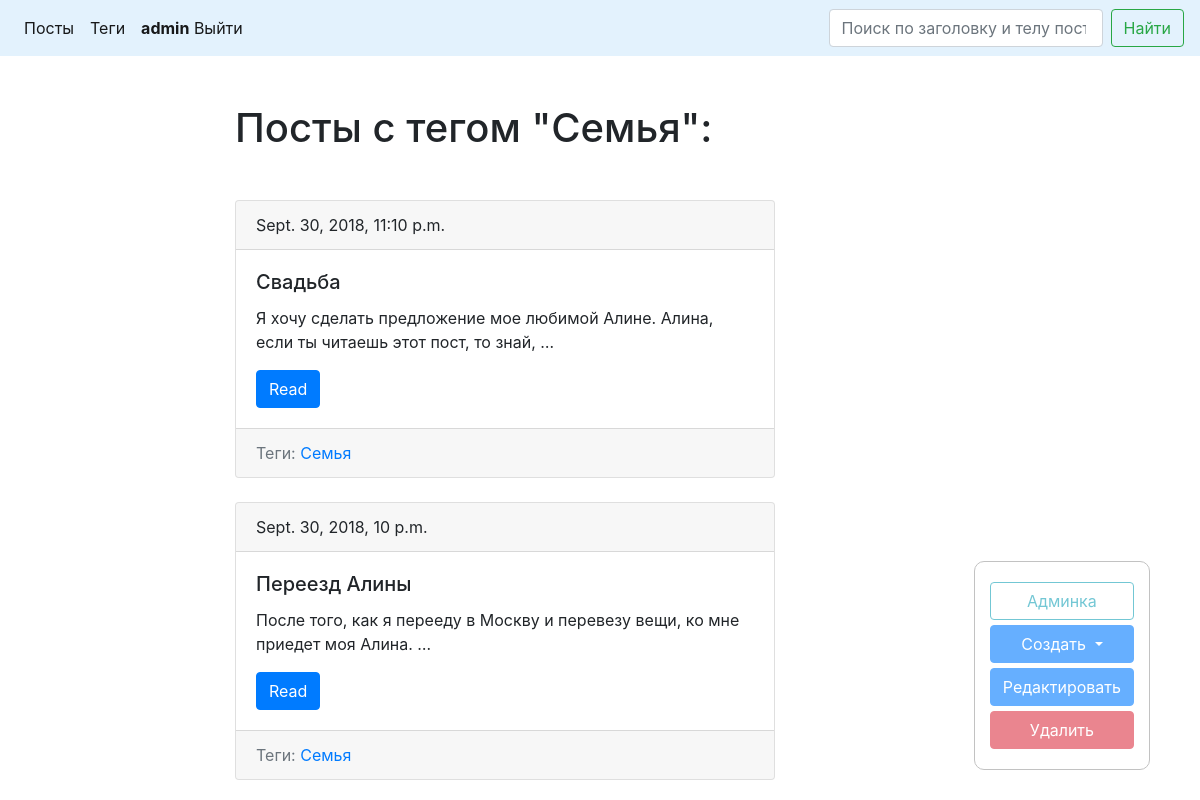
Page /tag/семья-1538295831/ (signed in) on the committed database.
### blog/models.py (models this page shows, shortened)
class Tag(models.Model):
    title = models.CharField(verbose_name='Заголовок', max_length=50)
    slug = models.SlugField(max_length=50, blank=True, unique=True)
    def get_absolute_url(self):
        return reverse('tag_detail_url', kwargs={'slug': self.slug})
    def get_delete_url(self):
        return reverse('tag_delete_url', kwargs={'slug': self.slug})
    def get_update_url(self):
        return reverse('tag_update_url', kwargs={'slug': self.slug})
    class Meta:
        ordering = ['title']

class Post(models.Model):
    title = models.CharField(verbose_name='Заголовок', max_length=150, db_index=True)
    slug = models.SlugField(max_length=150, blank=True, unique=True)
    body = models.TextField(verbose_name='Тело', blank=True, db_index=True)
    pub_date = models.DateTimeField(verbose_name='Дата публикации', auto_now_add=True)
    tags = models.ManyToManyField('Tag', blank=True, related_name='posts', verbose_name='Теги')
    def get_absolute_url(self):
        return reverse('post_detail_url', kwargs={'slug': self.slug})
    class Meta:
        ordering = ['-pub_date']

### blog/views.py (the view)
# urls.py: path('tag/<str:slug>/', views.TagDetail.as_view(), name='tag_detail_url'),
class TagDetail(ObjectDetailMixin, View):
    model = Tag
    template = 'blog/object_detail.html'

### blog/utils.py (called while the page is built)
    def get(self, request, slug):
        obj = get_object_or_404(self.model, slug__iexact=slug)
        return render(request, self.template, context={
            self.model.__name__.lower(): obj,
            'admin_object': obj,
            'detail': True,
        })

### blog/templates/blog/object_detail.html (shortened to what this page needs)
{% extends "blog/base_blog.html" %}
{% block content %}
    {% if post %}
        <h1 class="mt-5">{{ post.title }}</h1>
        <p>{{ post.body }}</p>
    {% elif tag %}
        <h1 class="mb-5">Посты с тегом "{{ tag.title }}":</h1>
        {% for post in tag.posts.all %}
            {% include "blog/includes/post_card_template.html" %}
        {% endfor %}
    {% endif %}
{% endblock %}

### templates/base.html (shortened to what this page needs)
{% load static %}
<!DOCTYPE html>
<html lang="en">
<head>
    <link rel="stylesheet" href="https://stackpath.bootstrapcdn.com/bootstrap/4.1.3/css/bootstrap.min.css"
>
    <link rel="stylesheet" href="{% static 'css/styles.css' %}">
</head>
<body>
    <nav class="navbar navbar-expand-lg navbar-light" style="background-color: #e3f2fd;">
        <div class="collapse navbar-collapse" id="navbarSupportedContent">
            <ul class="navbar-nav mr-auto">
                <li class="nav-item active">
                    <a class="nav-link" href="{% url 'posts_list_url' page_number=1 %}">Посты</a>
                </li>
                <li class="nav-item active">
                    <a class="nav-link" href="{% url 'tags_list_url' %}">Теги</a>
                </li>
                <li class="nav-item active">
                    {% if request.user.is_authenticated %}
                        <a class="nav-link" href="{% url 'account:logout_url' %}"><b>{{ request.user.username }}</b> Выйти</a>
                    {% else %}
                        <a class="nav-link" href="{% url 'account:login_url' %}">Войти</a>
                    {% endif %}
                </li>
            </ul>
            <form class="form-inline my-2 my-lg-0">
                <input class="form-control mr-sm-2" type="search" placeholder="Поиск по заголовку и телу поста" aria-label="Search" name="search">
                <button class="btn btn-outline-success my-2 my-sm-0" type="submit">Найти</button>
            </form>
        </div>
    </nav>
    <div class="container mt-5">
        <div class="row">
            <div class="col-6 offset-md-2">
                {% block content %}{% endblock %}
            </div>
        </div>
    </div>
    {% if request.user.is_authenticated and request.user.is_staff %}
        <div class="admin-panel">
            <a href="/admin" class="btn btn-outline-info">Админка</a>
            {% block admin-panel %}{% endblock admin-panel %}
        </div>
    {% endif %}
</body>
</html>

### blog/templates/blog/includes/post_card_template.html
<div class="card mb-4">
    <div class="card-header">
        {{ post.pub_date }}
    </div>
    <div class="card-body">
        <h5 class="card-title">{{ post.title }}</h5>
        <p class="card-text">{{ post.body|truncatewords:15}}</p>
        <a href="{{ post.get_absolute_url }}" class="btn btn-primary">Read</a>
    </div>
    <div class="card-footer text-muted">
        Теги:
        {% for tag in post.tags.all %}
            {% if forloop.last %}
                <a href="{{ tag.get_absolute_url }}">{{ tag.title }}</a>
            {% else %}
                <a href="{{ tag.get_absolute_url }}">{{ tag.title }}</a>,
            {% endif %}
        {% empty %}
            нет тегов...
        {% endfor %}
     </div>
</div>

### static/css/styles.css (style rules this page uses)
.admin-panel { border: 1px solid #999; border-radius: 10px; position: fixed; right: 50px; bottom: 30px; opacity: 0.6; padding: 15px; }
.admin-panel a { display: block; margin: 5px 0; }

### rows in the picture
Tag: title "Семья"
Post: pub_date "Sept. 30, 2018, 11:10 p.m.", title "Свадьба", body "Я хочу сделать предложение мое любимой Алине. Алина, если ты читаешь этот пост, то знай, …"
Post: pub_date "Sept. 30, 2018, 10 p.m.", title "Переезд Алины", body "После того, как я перееду в Москву и перевезу вещи, ко мне приедет моя Алина. …"

### other values in the picture
{{ request.user.username }} "admin"
